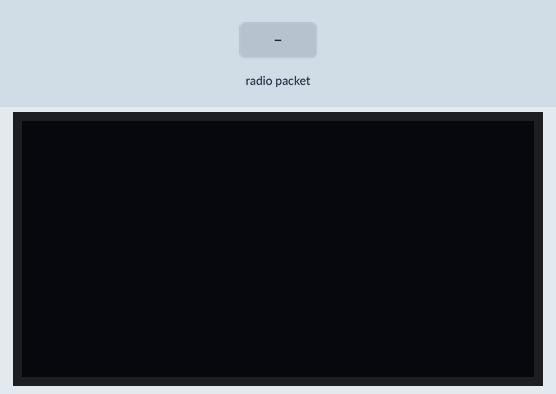
Simulated run of this sketch. Board: Arduino Uno, built with avr-gcc and run on an emulated ATmega328P. Parts: 128×64 one-colour display. The inputs (shaded band) are chosen by the test bench. The display library's start-up logo is not drawn; no radio packets arrive unless stated; what the sketch prints to the serial monitor is not drawn.

Above: at 3.2 s.
3.3 s: radio packet "1" arrives
At 4.5 s:
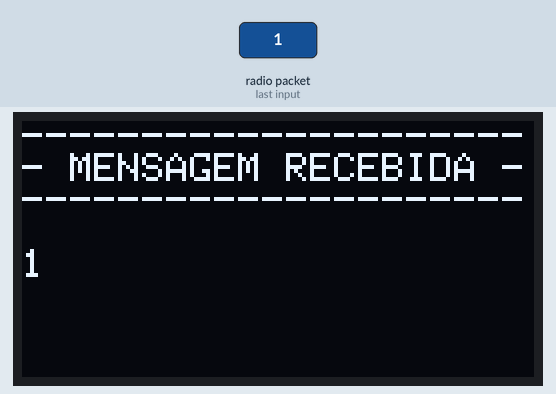
4.8 s: radio packet "0" arrives
At 5.8 s:
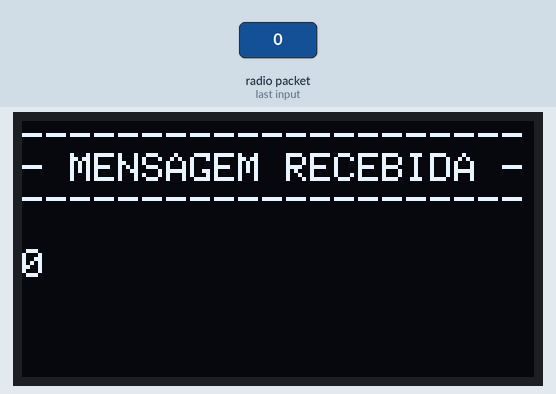
6.3 s: radio packet "2" arrives
Timing chart, 0 to 9.3 s (numbered marks = the images above; inputs shaded):
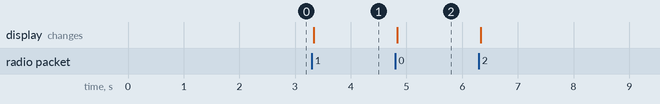

The sketch:

code_central.ino
```cpp
#include <RH_ASK.h>
#include <SPI.h>
#include <Wire.h>
#include <Adafruit_GFX.h>
#include <Adafruit_SSD1306.h>


// Declaration for an SSD1306 display connected to I2C (SDA, SCL pins)
// The pins for I2C are defined by the Wire-library.
// On an arduino UNO:       A4(SDA), A5(SCL)
// On an arduino MEGA 2560: 20(SDA), 21(SCL)
// On an arduino LEONARDO:   2(SDA),  3(SCL)
// On an arduino ESP32:    21(SDA),  22(SCL)
#define OLED_RESET -1        // Reset pin # (or -1 if sharing Arduino reset pin)
#define SCREEN_ADDRESS 0x3C  ///< See datasheet for Address; 0x3D for 128x64, 0x3C for 128x32
#define SCREEN_WIDTH 128     // OLED display width, in pixels
#define SCREEN_HEIGHT 64     // OLED display height, in pixels
Adafruit_SSD1306 display(SCREEN_WIDTH, SCREEN_HEIGHT, &Wire, OLED_RESET);


//Which will initialise the driver at 2000 bps, recieve on GPIO2, transmit on GPIO4, PTT on GPIO5
#define RF_TRANSMISSOR 18
#define RF_RECEPTOR 5
// RH_ASK driver(2000, RF_TRANSMISSOR, 11, 5);  //CRIA O DRIVER PARA COMUNICAÇÃO
RH_ASK driver(2000, RF_RECEPTOR, RF_TRANSMISSOR);  // 200bps, TX on D3 (pin 2), RX on D4 (pin 3)
String str = "";                                   //VARIÁVEL DO TIPO STRING


void setup() {

  Serial.begin(9600);

  // SSD1306_SWITCHCAPVCC = generate display voltage from 3.3V internally
  if (!display.begin(SSD1306_SWITCHCAPVCC, SCREEN_ADDRESS)) {
    Serial.println(F("SSD1306 allocation failed"));
    for (;;)
      ;  // Don't proceed, loop forever
  }

  // Show initial display buffer contents on the screen --
  // the library initializes this with an Adafruit splash screen.
  display.display();
  delay(2000);  // Pause for 2 seconds

  // Clear the buffer
  display.clearDisplay();

  //display.setFont(&FreeSerif9pt7b);
  display.setTextColor(WHITE);


  //INICIALIZA A COMUNICAÇÃO RF DO DRIVER
  if (!driver.init())
    Serial.println("init RF failed");
}

void loop() {

  //-------------


  // Recebe mensagem via radio
  uint8_t buf[RH_ASK_MAX_MESSAGE_LEN];  //LÊ A MENSAGEM RECEBIDA (PALAVRA: led)
  uint8_t buflen = sizeof(buf);         //CRIA O COMPRIMENTO DO BUFFER PARA O TAMANHO DE buf

  if (driver.recv(buf, &buflen)) {      //SE O DRIVER RECEBEU buf(INTEIRO) E buflen (COMPRIMENTO DE DADOS), FAZ
    str = "";                           //VARIÁVEL RECEBE VAZIO
    for (int i = 0; i < buflen; i++) {  //PARA i IGUAL A 0, ENQUANTO i MENOR QUE buflen, INCREMENTA i
      str += (char)buf[i];              //VARIÁVEL RECEBE OS CARACTERES E FORMA A PALAVRA
    }


    //Imprime a mensagem recebida no display OLED
    display.clearDisplay();
    display.setCursor(0, 0);
    display.println("---------------------");
    display.println("- MENSAGEM RECEBIDA -");
    display.println("---------------------");
    display.println();
    display.println(str);
    display.display();

    //Imprime a mensagem recebida no terminal
    Serial.print("Msg. ");
    Serial.println(str);
  }

  //-------------

  //nao pode ter delay, pq senao corre um grande risco de perder mensagens enquanto dormia
}
```

Measured:
- after the input at 3.3 s, the display: changes at once (image 1)
- after the input at 4.8 s, the display: changes at once (image 2)
